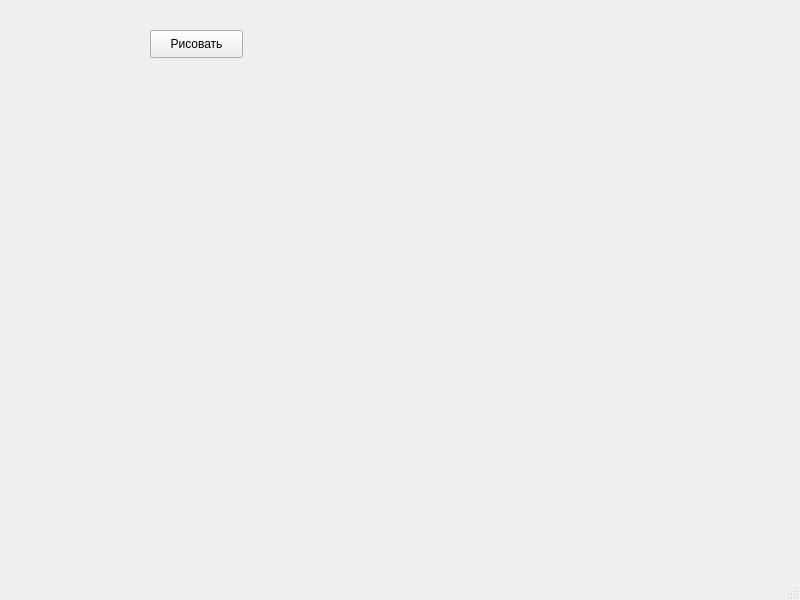
<?xml version="1.0" encoding="UTF-8"?>
<ui version="4.0">
 <class>MainWindow</class>
 <widget class="QMainWindow" name="MainWindow">
  <property name="geometry">
   <rect>
    <x>0</x>
    <y>0</y>
    <width>800</width>
    <height>600</height>
   </rect>
  </property>
  <property name="windowTitle">
   <string>MainWindow</string>
  </property>
  <widget class="QWidget" name="centralwidget">
   <widget class="QPushButton" name="pushButton">
    <property name="geometry">
     <rect>
      <x>150</x>
      <y>30</y>
      <width>93</width>
      <height>28</height>
     </rect>
    </property>
    <property name="text">
     <string>Рисовать</string>
    </property>
   </widget>
  </widget>
  <widget class="QMenuBar" name="menubar">
   <property name="geometry">
    <rect>
     <x>0</x>
     <y>0</y>
     <width>800</width>
     <height>26</height>
    </rect>
   </property>
  </widget>
  <widget class="QStatusBar" name="statusbar"/>
 </widget>
 <resources/>
 <connections/>
</ui>
